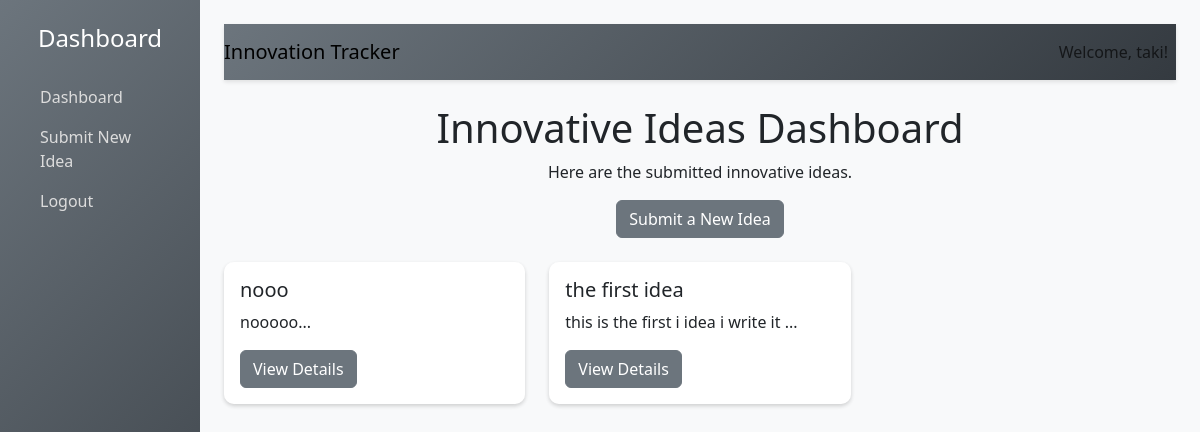
The page /dashboard (signed in) on the database its author committed.
### models.py (models this page shows, shortened)
class User(UserMixin,db.Model):
    id = db.Column(db.Integer, primary_key=True)
    username = db.Column(db.String(80), nullable=False, unique=True)
    email = db.Column(db.String(120), nullable=False, unique=True)
    password_hash = db.Column(db.String(128), nullable=False)
    role = db.Column(db.String(20), default='submitter')
    is_active = db.Column(db.Boolean, default=True)
    def is_active(self):
        return self.is_active

class Idea(db.Model):
    id = db.Column(db.Integer, primary_key=True)
    title = db.Column(db.String(200), nullable=False)
    description = db.Column(db.Text, nullable=False)
    category = db.Column(db.String(50), nullable=False)
    submitter_id = db.Column(db.Integer, db.ForeignKey('user.id'), nullable=False)
    submission_date = db.Column(db.DateTime, default=db.func.current_timestamp())
    submitter = db.relationship('User', backref='ideas', lazy=True)

### app.py (the view)
@app.route('/dashboard')
@login_required
def dashboard():
    ideas = Idea.query.all()
    return render_template('dashboard.html', ideas=ideas)

### app.py (called while the page is built)
@login_manager.user_loader
def load_user(user_id):
    return User.query.get(int(user_id))

### templates/dashboard.html (shortened to what this page needs)
<!DOCTYPE html>
<html lang="en">
<head>
    <link href="https://cdn.jsdelivr.net/npm/bootstrap@5.3.0-alpha1/dist/css/bootstrap.min.css" rel="stylesheet">
    <link rel="stylesheet" href="{{ url_for('static', filename='dashboard.css') }}">
</head>
<body>
<div class="container-fluid">
    <div class="row">
        <div class="col-md-3 col-lg-2 sidebar p-4">
            <h4 class="text-center mb-4">Dashboard</h4>
            <ul class="nav flex-column">
                <li class="nav-item">
                    <a class="nav-link active" href="{{ url_for('dashboard') }}">Dashboard</a>
                </li>
                <li class="nav-item">
                    <a class="nav-link" href="{{ url_for('submit_idea') }}">Submit New Idea</a>
                </li>
                <li class="nav-item">
                    <a class="nav-link" href="{{ url_for('logout') }}">Logout</a>
                </li>
            </ul>
        </div>
        <div class="col-md-9 col-lg-10 p-4">
            <nav class="navbar navbar-expand-lg" style="background: linear-gradient(135deg, #6c757d, #343a40); color: white;">
                <a class="navbar-brand" href="#">Innovation Tracker</a>
                <div class="collapse navbar-collapse justify-content-end" id="navbarNav">
                    <ul class="navbar-nav">
                        <li class="nav-item">
                            <span class="nav-link">Welcome, {{ current_user.username }}!</span>
                        </li>
                    </ul>
                </div>
            </nav>
            <h1 class="text-center mt-4">Innovative Ideas Dashboard</h1>
            <p class="text-center">Here are the submitted innovative ideas.</p>
            <div class="text-center mb-4">
                <a href="{{ url_for('submit_idea') }}" class="btn btn-secondary">Submit a New Idea</a>
            </div>
            <div class="row">
                {% for idea in ideas %}
                    <div class="col-md-6 col-lg-4 mb-4">
                        <div class="card shadow-sm h-100">
                            <div class="card-body">
                                <h5 class="card-title">{{ idea.title }}</h5>
                                <p class="card-text">{{ idea.description[:100] }}...</p>
                                <a href="{{ url_for('view_idea', idea_id=idea.id) }}" class="btn btn-secondary">View Details</a>
                            </div>
                        </div>
                    </div>
                {% else %}
                    <div class="col-12">
                        <p class="text-center">No ideas have been submitted yet.</p>
                    </div>
                {% endfor %}
            </div>
        </div>
    </div>
</div>
</body>
</html>

### static/dashboard.css (style rules this page uses)
body { background: #f8f9fa; }
.sidebar { background: linear-gradient(135deg, #6c757d, #343a40); min-height: 100vh; color: white; }
.sidebar h4 { color: #ffffff; }
.sidebar .nav-link { color: #dcdcdc; transition: color 0.3s; }
.navbar { background-color: #ffffff; box-shadow: 0 2px 4px rgba(0, 0, 0, 0.1); }
.card { border: none; border-radius: 10px; }
.card-body { background: #ffffff; border-radius: 10px; box-shadow: 0 2px 4px rgba(0, 0, 0, 0.1); }

### rows shown on the page
User: username "taki"
Idea: title "nooo", description "nooooo"
Idea: title "the first idea", description "this is the first i idea i write it"
